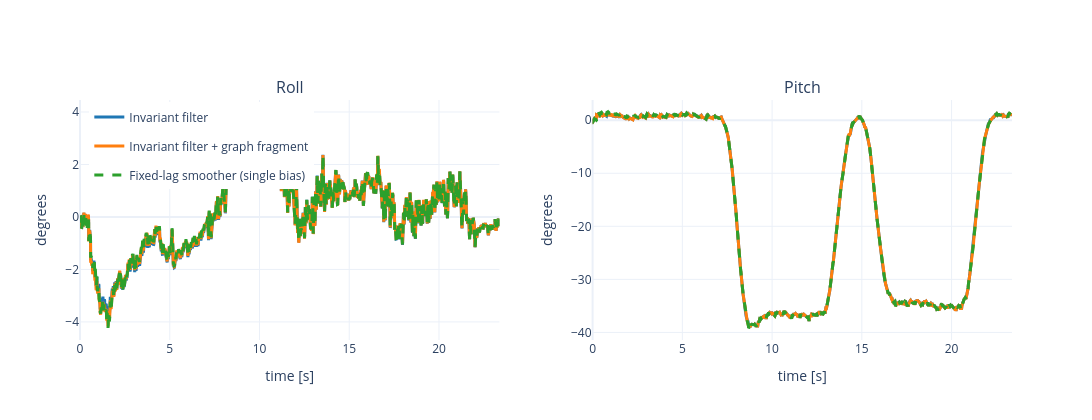

The notebook cell saved with this chart:
### Markdown cell above
## Attitude Behavior

Roll and pitch are good diagnostic signals for legged estimation. If stance contacts are modeled well, the estimate should remain physically plausible as the robot transitions from one support pattern to the next.

### Code cell
fig = make_subplots(rows=1, cols=2, subplot_titles=("Roll", "Pitch"))
for variant, result in DISPLAY_RESULTS.items():
    trajectory = result["trajectory"]
    times = np.array([row["timestamp_s"] for row in trajectory])
    rolls = np.rad2deg([row["roll"] for row in trajectory])
    pitches = np.rad2deg([row["pitch"] for row in trajectory])
    line = dict(color=COLORS[variant], width=3, dash=LINE_STYLES[variant])
    fig.add_trace(go.Scatter(x=times, y=rolls, mode="lines", name=LABELS[variant], line=line, legendgroup=variant), row=1, col=1)
    fig.add_trace(go.Scatter(x=times, y=pitches, mode="lines", name=LABELS[variant], line=line, legendgroup=variant, showlegend=False), row=1, col=2)
fig.update_xaxes(title_text="time [s]", row=1, col=1)
fig.update_xaxes(title_text="time [s]", row=1, col=2)
fig.update_yaxes(title_text="degrees", row=1, col=1)
fig.update_yaxes(title_text="degrees", row=1, col=2)
fig.update_layout(height=420, width=1100, template="plotly_white", legend=dict(x=0.01, y=0.99))
fig.show()

### Figure 1 — Plotly figure (JSON) as saved in the notebook; plotly's stock layout.template omitted (floating-point values rounded to 4 significant figures; data arrays with more than 128 entries replaced by an {"elided": "..."} marker saying what was removed)
{"data": [{"legendgroup": "invariant_ekf", "line": {"color": "#1f77b4", "dash": "solid", "width": 3}, "mode": "lines", "name": "Invariant filter", "type": "scatter", "x": {"elided": "2598 float values"}, "xaxis": "x", "y": {"elided": "2598 float values"}, "yaxis": "y"}, {"legendgroup": "invariant_ekf", "line": {"color": "#1f77b4", "dash": "solid", "width": 3}, "mode": "lines", "name": "Invariant filter", "showlegend": false, "type": "scatter", "x": {"elided": "2598 float values"}, "xaxis": "x2", "y": {"elided": "2598 float values"}, "yaxis": "y2"}, {"legendgroup": "invariant_graph", "line": {"color": "#ff7f0e", "dash": "solid", "width": 3}, "mode": "lines", "name": "Invariant filter + graph fragment", "type": "scatter", "x": {"elided": "2598 float values"}, "xaxis": "x", "y": {"elided": "2598 float values"}, "yaxis": "y"}, {"legendgroup": "invariant_graph", "line": {"color": "#ff7f0e", "dash": "solid", "width": 3}, "mode": "lines", "name": "Invariant filter + graph fragment", "showlegend": false, "type": "scatter", "x": {"elided": "2598 float values"}, "xaxis": "x2", "y": {"elided": "2598 float values"}, "yaxis": "y2"}, {"legendgroup": "fixed_lag_single_bias", "line": {"color": "#2ca02c", "dash": "dash", "width": 3}, "mode": "lines", "name": "Fixed-lag smoother (single bias)", "type": "scatter", "x": {"elided": "2598 float values"}, "xaxis": "x", "y": {"elided": "2598 float values"}, "yaxis": "y"}, {"legendgroup": "fixed_lag_single_bias", "line": {"color": "#2ca02c", "dash": "dash", "width": 3}, "mode": "lines", "name": "Fixed-lag smoother (single bias)", "showlegend": false, "type": "scatter", "x": {"elided": "2598 float values"}, "xaxis": "x2", "y": {"elided": "2598 float values"}, "yaxis": "y2"}], "layout": {"annotations": [{"font": {"size": 16}, "showarrow": false, "text": "Roll", "x": 0.225, "xanchor": "center", "xref": "paper", "y": 1, "yanchor": "bottom", "yref": "paper"}, {"font": {"size": 16}, "showarrow": false, "text": "Pitch", "x": 0.775, "xanchor": "center", "xref": "paper", "y": 1, "yanchor": "bottom", "yref": "paper"}], "height": 420, "legend": {"x": 0.01, "y": 0.99}, "width": 1100, "xaxis": {"anchor": "y", "domain": [0, 0.45], "title": {"text": "time [s]"}}, "xaxis2": {"anchor": "y2", "domain": [0.55, 1], "title": {"text": "time [s]"}}, "yaxis": {"anchor": "x", "domain": [0, 1], "title": {"text": "degrees"}}, "yaxis2": {"anchor": "x2", "domain": [0, 1], "title": {"text": "degrees"}}}}
